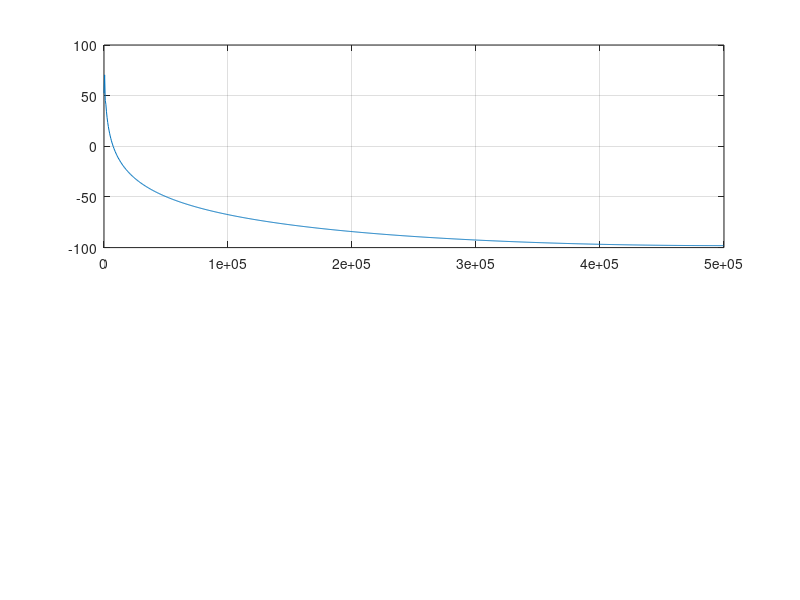

Write the MATLAB code that produced this figure. (Note: this script raises an error after producing the figure.)
% SCRIPT - IIR filtering analysis %

fs = 1*10^6;
%z = tf('z',ts);
ALPHA = single(0.9999);
%Hi = (1-ALPHA)/(1-ALPHA*(z^-1));

b = 1- ALPHA;
a1 = [1 -ALPHA];
a2 = [1 -ALPHA];
a3 = [1 -ALPHA]; 
a = conv(a3,conv(a1,a2));

c = ALPHA;
d1 = [1 -(1-ALPHA)];
d2 = [1 -(1-ALPHA)];
d3 = [1 -(1-ALPHA)]; 
d = conv(a3,conv(a1,a2));

n=1000;
[h1,w1] = freqz(b,a,n,fs);
[h2,w2] = freqz(c,d,n,fs);

figure(1)
subplot(2,1,1)
plot(w1,20*log10(abs(h1)))
hold on
grid
ax = gca;
ax.YLim = [-100 40];
ax.XTick = 0:.5:2;
xlabel('Normalized Frequency (\times\pi rad/sample)')
ylabel('Magnitude (dB)')

subplot(2,1,2)
plot(w2,20*log10(abs(h2)))
grid
ax = gca;
ax.YLim = [-100 40];
ax.XTick = 0:.5:2;
xlabel('Normalized Frequency (\times\pi rad/sample)')
ylabel('Magnitude (dB)')
